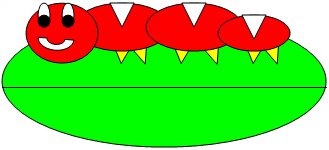
#> input picture _build/html/_downloads/af53d8af62dc88e03a0d71343a2a9981/caterpillar.jpeg, 329 x 150 px, found by its file name
$ jupyter execute final_2.ipynb
#> lines starting #> are read from the running program, lines starting #| are printed output that depends on the picture
#> further down, img is the input picture: shape (150, 329, 3); mean B, G, R 65.8, 197.2, 114.8
# 期末大作业II #

## 任务一：图片镜像 ##

完美对称的图形和建筑随处可见。如果我们在图片宽度的中心线上放置一面镜子，将左侧反射出来会是什么样子？

怎样实现左右镜像的功能？我们知道图片是一个二维列表，只需要沿着列表中轴线，将列表左边的像素值复制到右边即可实现镜像功能。

[cell 1]
import cv2
from IPython.display import Image

def mirror(img):
  img_width = img.shape[1]  # image width
#> img_width = 329
  img_height = img.shape[0]  # image height
#> img_height = 150
  for row in range(img_height):
    for col in range(img_width//2):
      leftPixel = img[row, col]
      img[row,img_width-1-col] = leftPixel
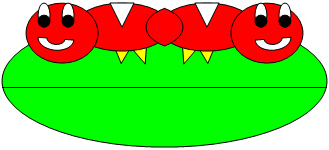
#> img: shape (150, 329, 3); mean B, G, R 61, 189.6, 114.9
  return img

img = cv2.imread('caterpillar.jpeg')
newImage = mirror(img)
cv2.imwrite("1.jpeg", newImage)
Image(filename='1.jpeg')
